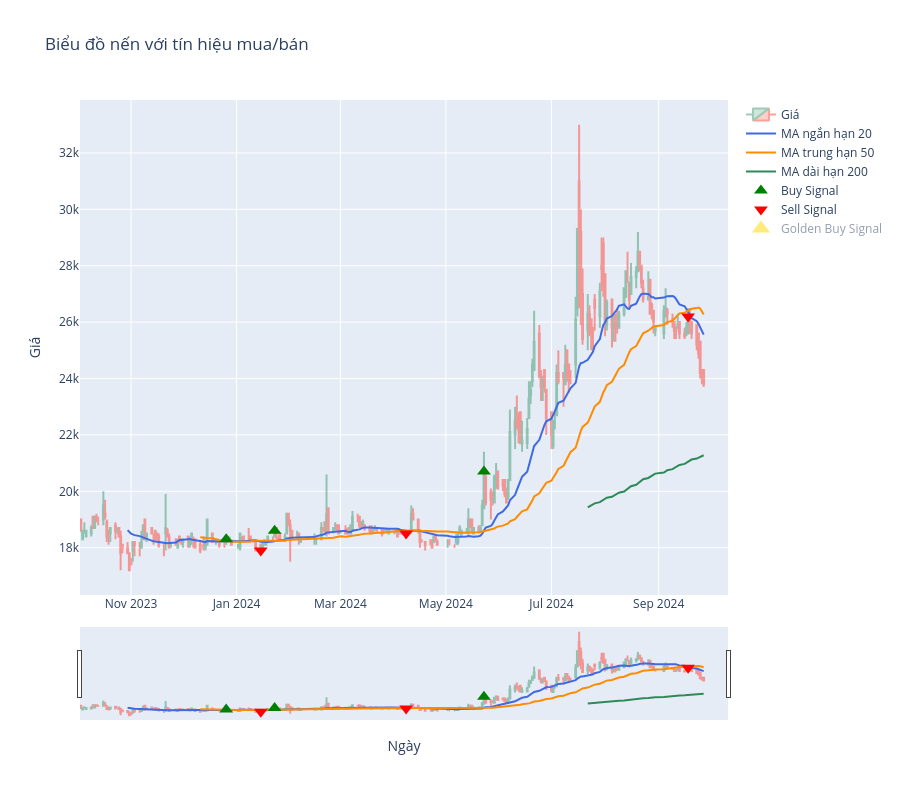

This figure's notebook cell:
### Code cell
# Hàm mua/bán với các widget điều khiển
def buy_n_sell(data, col='Đóng cửa', period1=20, period2=50, period3=200, MA_type='SMA'):
    # Tạo một bản sao của DataFrame để tránh thay đổi dữ liệu gốc
    df = data.copy()
    
    # Tính toán các đường MA
    df['line1'] = MA(df, period=period1, column=col, ma_type=MA_type)
    df['line2'] = MA(df, period=period2, column=col, ma_type=MA_type)
    df['line3'] = MA(df, period=period3, column=col, ma_type=MA_type)

    # Điều kiện mua bán
    df['Signal'] = np.where(df["line1"] > df["line2"], 1, 0)
    df['Position'] = df['Signal'].diff()
    df['Buy'] = np.where(df['Position'] == 1, df[col], np.nan)
    df['Sell'] = np.where(df['Position'] == -1, df[col], np.nan)

    # Golden Cross và Death Cross
    df['Golden_Signal'] = np.where(df["line2"] > df["line3"], 1, 0)
    df['Golden_Position'] = df['Golden_Signal'].diff()
    
    df['Golden_Buy'] = np.where(df['Golden_Position'] == 1, df[col], np.nan)
    df['Death_Sell'] = np.where(df['Golden_Position'] == -1, df[col], np.nan)

    # Tạo biểu đồ nến và điểm mua/bán
    fig = go.Figure()

    # Candlestick
    fig.add_trace(go.Candlestick(x=df['Ngày'],
                                  open=df['Mở cửa'],
                                  high=df['Cao nhất'],
                                  low=df['Thấp nhất'],
                                  close=df[col],
                                  name='Giá',
                                  opacity=0.5))

    # Đường MA
    fig.add_trace(go.Scatter(x=df['Ngày'],
                             y=df['line1'],
                             mode='lines',
                             name=f'MA ngắn hạn {period1}',
                             line=dict(color='royalblue')))

    fig.add_trace(go.Scatter(x=df['Ngày'],
                             y=df['line2'],
                             mode='lines',
                             name=f'MA trung hạn {period2}',
                             line=dict(color='darkorange')))

    fig.add_trace(go.Scatter(x=df['Ngày'],
                             y=df['line3'],
                             mode='lines',
                             name=f'MA dài hạn {period3}',
                             line=dict(color='seagreen')))

    # Buy Signal
    fig.add_trace(go.Scatter(x=df['Ngày'][df['Position'] == 1],
                             y=df[col][df['Position'] == 1],
                             mode='markers',
                             marker=dict(symbol='triangle-up', color='green', size=12),
                             name='Buy Signal'))

    # Sell Signal
    fig.add_trace(go.Scatter(x=df['Ngày'][df['Position'] == -1],
                             y=df[col][df['Position'] == -1],
                             mode='markers',
                             marker=dict(symbol='triangle-down', color='red', size=12),
                             name='Sell Signal'))
    
    # Golden Buy Signal
    fig.add_trace(go.Scatter(x=df['Ngày'][df['Golden_Position'] == 1],
                             y=df[col][df['Golden_Position'] == 1],
                             mode='markers',
                             marker=dict(symbol='triangle-up', color='gold', size=16),
                             name='Golden Buy Signal',
                             visible='legendonly'))

    # Death Sell Signal
    fig.add_trace(go.Scatter(x=df['Ngày'][df['Golden_Position'] == -1],
                             y=df[col][df['Golden_Position'] == -1],
                             mode='markers',
                             marker=dict(symbol='triangle-down', color='maroon', size=16),
                             name='Death Sell Signal',
                             visible='legendonly'))

    # Thiết lập bố cục cho biểu đồ
    fig.update_layout(title='Biểu đồ nến với tín hiệu mua/bán',
                      xaxis_title='Ngày',
                      yaxis_title='Giá',
                      autosize=True,
                      width=None,
                      height=800)

    # Clear the current output and display the new figure
    clear_output(wait=True)
    fig.show()

# Tạo widgets cho việc điều khiển
period_widget1 = widgets.Dropdown(
    options=[20, 50, 200],
    description='Kỳ hạn 1:',
    value=20
)

period_widget2 = widgets.Dropdown(
    options=[20, 50, 200],
    description='Kỳ hạn 2:',
    value=50
)

period_widget3 = widgets.Dropdown(
    options=[20, 50, 200],
    description='Kỳ hạn 3:',
    value=200
)

apply_button = widgets.Button(description="Áp dụng")

# Hàm để cập nhật biểu đồ dựa trên giá trị kỳ hạn
def update_plot(button):
    buy_n_sell(data, col='Đóng cửa', 
                period1=period_widget1.value, 
                period2=period_widget2.value, 
                period3=period_widget3.value, 
                MA_type='SMA')

# Liên kết nút nhấn với hàm cập nhật biểu đồ
apply_button.on_click(update_plot)

# Hiển thị các widgets
control_widgets = widgets.HBox([period_widget1, period_widget2, period_widget3, apply_button])
display(control_widgets)

# Biểu đồ ban đầu
buy_n_sell(data, col='Đóng cửa', period1=20, period2=50, period3=200, MA_type='SMA')

### Figure 1 — Plotly figure (JSON) as saved in the notebook; plotly's stock layout.template omitted (floating-point values rounded to 4 significant figures; data arrays with more than 128 entries replaced by an {"elided": "..."} marker saying what was removed)
{"data": [{"close": {"elided": "247 str values"}, "high": {"elided": "247 str values"}, "low": {"elided": "247 str values"}, "name": "Giá", "opacity": 0.5, "open": {"elided": "247 str values"}, "type": "candlestick", "x": {"elided": "247 str values"}}, {"line": {"color": "royalblue"}, "mode": "lines", "name": "MA ngắn hạn 20", "type": "scatter", "x": {"elided": "247 str values"}, "y": {"elided": "247 int values"}}, {"line": {"color": "darkorange"}, "mode": "lines", "name": "MA trung hạn 50", "type": "scatter", "x": {"elided": "247 str values"}, "y": {"elided": "247 int values"}}, {"line": {"color": "seagreen"}, "mode": "lines", "name": "MA dài hạn 200", "type": "scatter", "x": {"elided": "247 str values"}, "y": {"elided": "247 float values"}}, {"marker": {"color": "green", "size": 12, "symbol": "triangle-up"}, "mode": "markers", "name": "Buy Signal", "type": "scatter", "x": ["2023-12-26T00:00:00", "2024-01-23T00:00:00", "2024-05-23T00:00:00"], "y": ["18300", "18600", "20700"]}, {"marker": {"color": "red", "size": 12, "symbol": "triangle-down"}, "mode": "markers", "name": "Sell Signal", "type": "scatter", "x": ["2024-01-15T00:00:00", "2024-04-08T00:00:00", "2024-09-18T00:00:00"], "y": ["17900", "18500", "26200"]}, {"marker": {"color": "gold", "size": 16, "symbol": "triangle-up"}, "mode": "markers", "name": "Golden Buy Signal", "type": "scatter", "visible": "legendonly", "x": ["2024-07-22T00:00:00"], "y": ["26300"]}, {"marker": {"color": "maroon", "size": 16, "symbol": "triangle-down"}, "mode": "markers", "name": "Death Sell Signal", "type": "scatter", "visible": "legendonly", "x": [], "y": []}], "layout": {"autosize": true, "height": 800, "title": {"text": "Biểu đồ nến với tín hiệu mua/bán"}, "xaxis": {"title": {"text": "Ngày"}}, "yaxis": {"title": {"text": "Giá"}}}}
